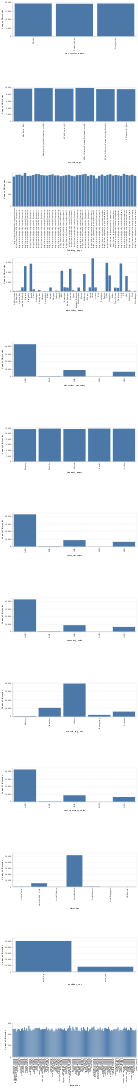

Notebook code for this chart:
### Markdown cell above
### Distribution of categorical columns

### Code cell
cat_cols = list(train_df.select_dtypes("object").columns.drop('time'))

categorical_cols_dist = alt.Chart(train_df).mark_bar().encode(
    x=alt.X(alt.repeat("repeat"), type="nominal"),
    y="count()",
).properties(
    width=550,
    height=150
).repeat(
    repeat=cat_cols,
    columns=1
)

categorical_cols_dist
